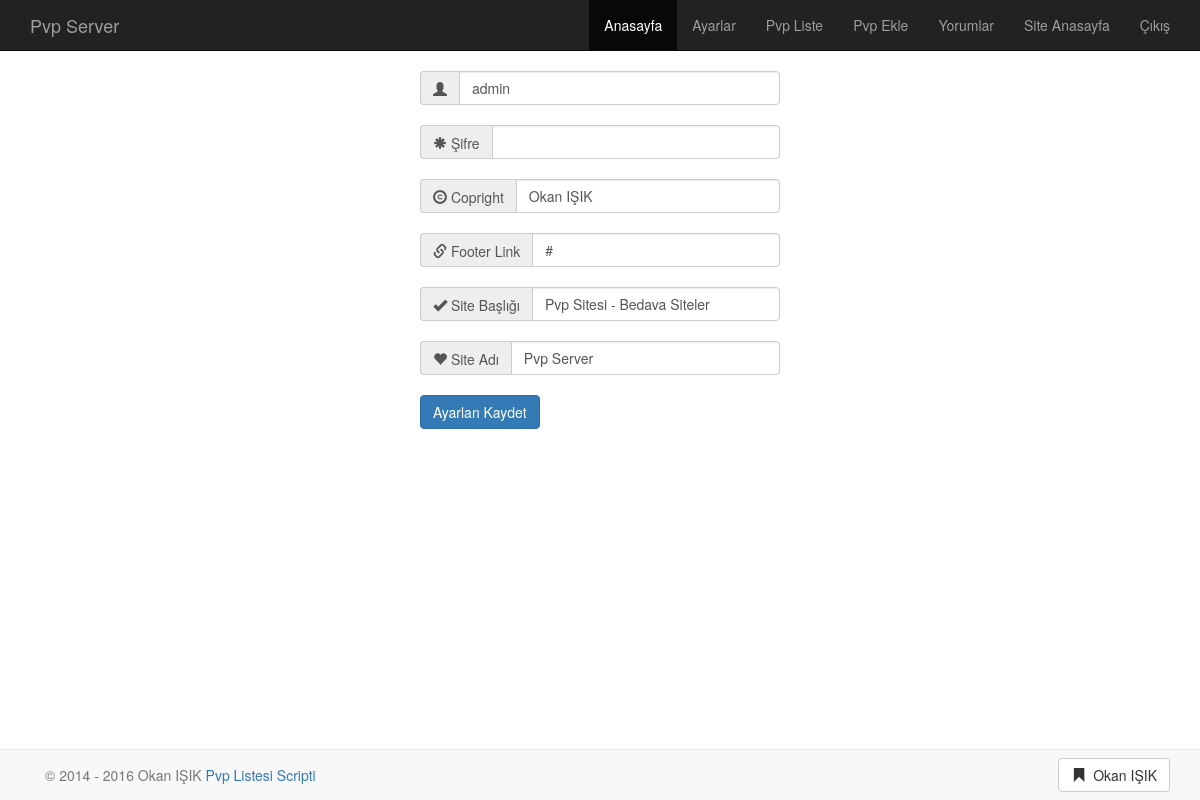
The page /yonetim/ayarlar.php (signed in) on the database its author committed.
### tables this page shows
CREATE TABLE IF NOT EXISTS `ayar` (
  `id` int(11) NOT NULL,
  `kullaniciadi` varchar(150) NOT NULL,
  `sifre` varchar(32) NOT NULL,
  `footersol` varchar(200) NOT NULL,
  `footersag` varchar(200) NOT NULL,
  `footerlink` varchar(250) NOT NULL,
  `sitebasligi` varchar(250) NOT NULL,
  `siteadi` varchar(11) NOT NULL
);

### yonetim/ayarlar.php (the view, shortened to what this page needs)
<?php require_once('../Connections/baglan.php'); ?>
<?php
$logoutAction = $_SERVER['PHP_SELF']."?doLogout=true";
?>
<?php
$editFormAction = $_SERVER['PHP_SELF'];
if (isset($_SERVER['QUERY_STRING'])) {
  $editFormAction .= "?" . htmlentities($_SERVER['QUERY_STRING']);
}
$query_ayar = "SELECT * FROM ayar";
$ayar = mysql_query($query_ayar, $baglan) or die(mysql_error());
$row_ayar = mysql_fetch_assoc($ayar);
include "ust.php";
?>
    <div class="container">
<div class="row">
	<div class="col-md-4 col-md-offset-4">
	<form action="<?php echo $editFormAction; ?>" method="post" name="form1" id="form1">
	<div class="input-group">
	<span class="input-group-addon" id="sizing-addon2"><span class="glyphicon glyphicon-user" aria-hidden="true"></span></span>
	<input type="text" name="kullaniciadi" value="<?php echo htmlentities($row_ayar['kullaniciadi'], ENT_COMPAT, 'utf-8'); ?>" class="form-control" aria-describedby="sizing-addon2" required>
	</div></br>
	<div class="input-group">
	<span class="input-group-addon" id="sizing-addon2"><span class="glyphicon glyphicon-asterisk" aria-hidden="true"></span> Şifre</span>
	<input type="text" name="sifre" value="" class="form-control" aria-describedby="sizing-addon2" >
	</div></br>
	<div class="input-group">
	<span class="input-group-addon" id="sizing-addon2"><span class="glyphicon glyphicon-copyright-mark" aria-hidden="true"></span> Copright</span>
	<input type="text" name="footersol" value="<?php echo htmlentities($row_ayar['footersol'], ENT_COMPAT, 'utf-8'); ?>" class="form-control" required>
	</div></br>
	<div class="input-group">
	<span class="input-group-addon" id="sizing-addon2"><span class="glyphicon glyphicon-link" aria-hidden="true"></span> Footer Link</span>
	<input type="text" name="footerlink" value="<?php echo htmlentities($row_ayar['footerlink'], ENT_COMPAT, 'utf-8'); ?>" class="form-control" required>
	</div></br>
	<div class="input-group">
	<span class="input-group-addon" id="sizing-addon2"><span class="glyphicon glyphicon-ok" aria-hidden="true"></span> Site Başlığı</span>
	<input type="text" name="sitebasligi" value="<?php echo htmlentities($row_ayar['sitebasligi'], ENT_COMPAT, 'utf-8'); ?>" class="form-control" required>
	</div></br>
	<div class="input-group">
	<span class="input-group-addon" id="sizing-addon2"><span class="glyphicon glyphicon-heart" aria-hidden="true"></span> Site Adı</span>
	<input type="text" name="siteadi" value="<?php echo htmlentities($row_ayar['siteadi'], ENT_COMPAT, 'utf-8'); ?>" class="form-control" required>
	</div></br>
	<div class="input-group progress-demo">
	<button class="btn btn-primary ladda-button" type="submit" data-style="expand-right"><span class="ladda-label">Ayarları Kaydet</span></button>
	</div></br>
	</form></br></br>
	</div>
</div>
    </div>
<?php
include "alt.php";
?>

### yonetim/ust.php (shortened to what this page needs)
<!DOCTYPE html>
<html lang="tr">
  <head>
	<link rel="stylesheet" href="../css/bootstrap.min.css">
	<link rel="stylesheet" href="../css/kaydet.css">
</head>
<body>
	<nav class="navbar navbar-inverse navbar-static-top">
		<div class="container">
			<div class="navbar-header">
			<a class="navbar-brand" href="./"><?php echo $row_ayar['siteadi']; ?></a>
			</div>
			<div class="collapse navbar-collapse navbarSec">
				<ul class="nav navbar-nav navbar-right">
					<li class="active"><a href="index.php">Anasayfa</a></li>
					<li><a href="ayarlar.php">Ayarlar</a></li>
					<li><a href="liste.php">Pvp Liste</a></li>
					<li><a href="pvp-ekle.php">Pvp Ekle</a></li>
					<li><a href="yorumlar.php">Yorumlar</a></li>
					<li><a href="../index.html">Site Anasayfa</a></li>
					<li><a href="<?php echo $logoutAction ?>">Çıkış</a></li>
				</ul>
			</div>
		</div>
	</nav>

### yonetim/alt.php (shortened to what this page needs)
  <div class="navbar navbar-default navbar-fixed-bottom">
    <div class="container">
      <p class="navbar-text pull-left">© 2014 - <?php echo date("o"); ?> Okan IŞIK
           <a href="//okandiyebiri.com" target="_blank" >Pvp Listesi Scripti</a>
      </p>
      <a href="<?php echo $row_ayar['footerlink']; ?>" class="hidden-xs navbar-btn btn-default btn pull-right">
      <span class="glyphicon glyphicon-bookmark"></span>  <?php echo $row_ayar['footersol']; ?></a>
    </div>
  </div>
</body>
</html>

### css/kaydet.css (style rules this page uses)
.ladda-button { position:relative }
.ladda-button .ladda-label { position:relative;z-index:3 }
.ladda-button,.ladda-button .ladda-spinner,.ladda-button .ladda-label { -webkit-transition:0.3s cubic-bezier(0.175, 0.885, 0.32, 1.275) all !important;-moz-transition:0.3s cubic-bezier(0.175, 0.885, 0.32, 1.275) all !important;-ms-transition:0.3s cubic-bezier(0.175, 0.885, 0.32, 1.275) all !important;-o-transition:0.3s cubic-bezier(0.175, 0.885, 0.32, 1.275) all !important;transition:0.3s cubic-bezier(0.175, 0.885, 0.32, 1.275) all !important }

### rows shown on the page
ayar: siteadi "Pvp Server", kullaniciadi "admin", footersol "Okan IŞIK", footerlink "#", sitebasligi "Pvp Sitesi - Bedava Siteler"
